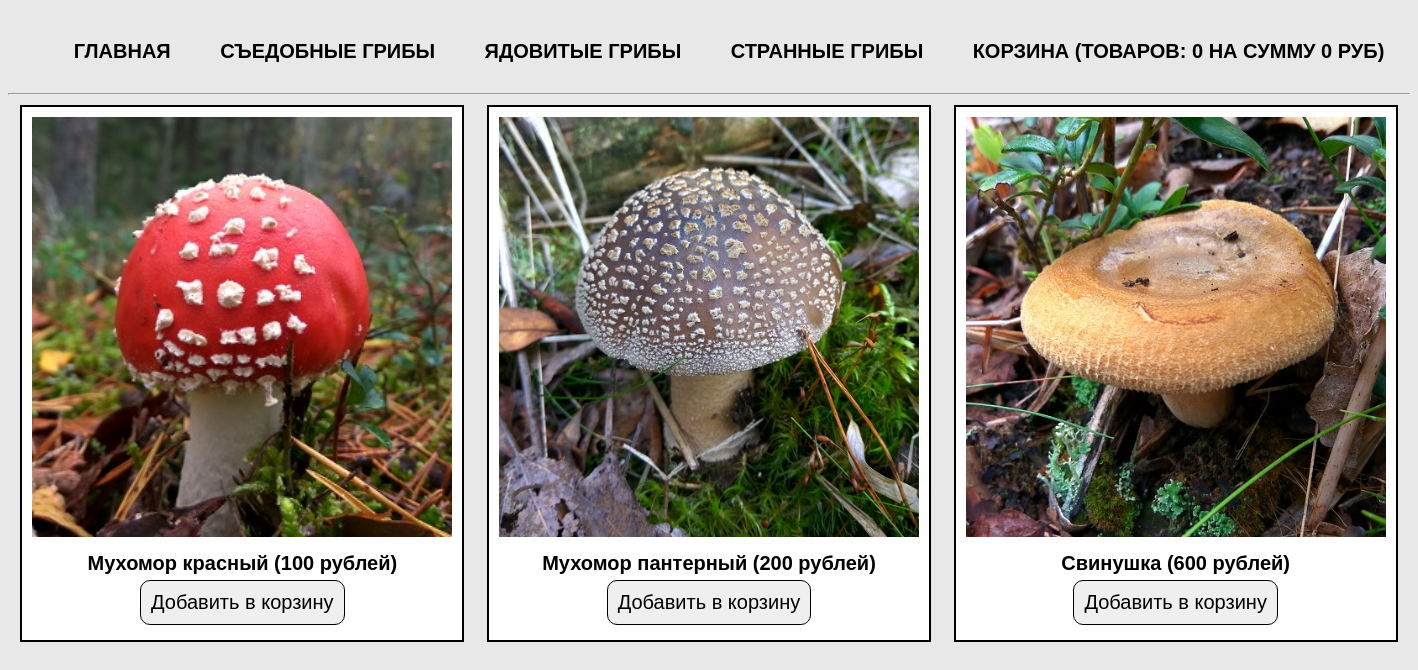
The page /index.php?cat=poisonous on the database its author committed.
### tables this page shows
CREATE TABLE `cats` (
  `id` bigint(20) UNSIGNED NOT NULL,
  `name` varchar(50) NOT NULL,
  `rus_name` varchar(50) NOT NULL
);

CREATE TABLE `products` (
  `id` bigint(20) UNSIGNED NOT NULL,
  `title` varchar(50) NOT NULL,
  `cat` varchar(50) NOT NULL,
  `price` int(11) NOT NULL,
  `rus_name` varchar(50) NOT NULL,
  `img` varchar(50) NOT NULL,
  `descr` text NOT NULL
);

### index.php (the view, shortened to what this page needs)
<?php
require_once __DIR__ . '/parts/header.php';
if (isset($_GET['cat'])){
    $currentCat = $_GET['cat'];
    $products = $dbh->query("SELECT * FROM products WHERE cat='$currentCat'", PDO::ATTR_ERRMODE);
    $products = $products->fetchAll(PDO::FETCH_ASSOC);
} else {
    $products = $dbh->query("SELECT * FROM products");
    $products = $products->fetchAll(PDO::FETCH_ASSOC);
}
?>
    <div class="main">
        <?php foreach ($products as $product): ?>
        <div class="card">
            <a href="product.php?product=<?= $product['title']; ?>">
                <img src="img/<?= $product['img']; ?>" alt="<?= $product['rus_name']; ?>">
            </a>
            <div class="label"><?= $product['rus_name']; ?> (<?= $product['price']; ?> рублей)</div>
            <?php require __DIR__ . '/parts/add-form.php'; ?>
        </div>
        <?php endforeach; ?>
    </div>
</body>
</html>

### parts/header.php (shortened to what this page needs)
<?php
require_once __DIR__ . '/../db/db.php';
$cats = $dbh->query('SELECT * FROM cats;');
$cats = $cats->fetchAll(PDO::FETCH_ASSOC);
?>
<!doctype html>
<html lang="ru">
<head>
    <link rel="stylesheet" href="css/style.css?<?= rand(0,PHP_INT_MAX);?>">
</head>
<body>
<nav>
    <ul>
        <li><a href="index.php">Главная</a></li>
        <?php foreach ($cats as $cat): ?>
            <li><a href="index.php?cat=<?= $cat['name'] ;?>"><?= $cat['rus_name'] ;?></a></li>
        <?php endforeach; ?>
        <li><a href="cart.php">Корзина (Товаров: <?= $_SESSION['totalQuantity'] ?? 0; ?> на сумму <?= $_SESSION['totalPrice'] ?? 0; ?> руб)</a></li>
    </ul>
</nav>
<hr>

### parts/add-form.php (shortened to what this page needs)
<form action="actions/add.php" method="post">
    <input type="submit" value="Добавить в корзину">
</form>

### css/style.css (style rules this page uses)
* { font-family: 'Arial', sans-serif; font-size: 20px; }
body { margin-top: 20px; background-color: #e8e8e8; }
a { text-decoration: none; text-transform: uppercase; color: #000000; -webkit-transition: all .3s; -moz-transition: all .3s; -ms-transition: all .3s; -o-transition: all .3s; transition: all .3s; }
input, button { margin: 5px auto; border: none; padding: 10px; -webkit-transition: all .3s; -moz-transition: all .3s; -ms-transition: all .3s; -o-transition: all .3s; transition: all .3s; }
input[type=submit], button { -webkit-border-radius: 10px; -moz-border-radius: 10px; border-radius: 10px; border: 1px solid black; display: block; cursor: pointer; }
label, .label { margin-top: 10px; font-weight: 700; }
img { width: 100%; }
.main, nav { width: 1400px; margin: auto; display: flex; flex-wrap: wrap; justify-content: space-around; }
nav ul { display: flex; list-style: none; width: 100%; justify-content: space-around; font-weight: 700; }
.card { margin-bottom: 15px; width: 30%; padding: 10px; border: 2px solid black; text-align: center; background-color: #fff; }

### rows shown on the page
cats: rus_name "СЪЕДОБНЫЕ ГРИБЫ"
cats: rus_name "ЯДОВИТЫЕ ГРИБЫ"
cats: rus_name "СТРАННЫЕ ГРИБЫ"
products: img (picture), rus_name "Мухомор красный", price "100"
products: img (picture), rus_name "Мухомор пантерный", price "200"
products: img (picture), rus_name "Свинушка", price "600"

### other values the page prints
$_SESSION['totalQuantity'] "0"
$_SESSION['totalPrice'] "0"
